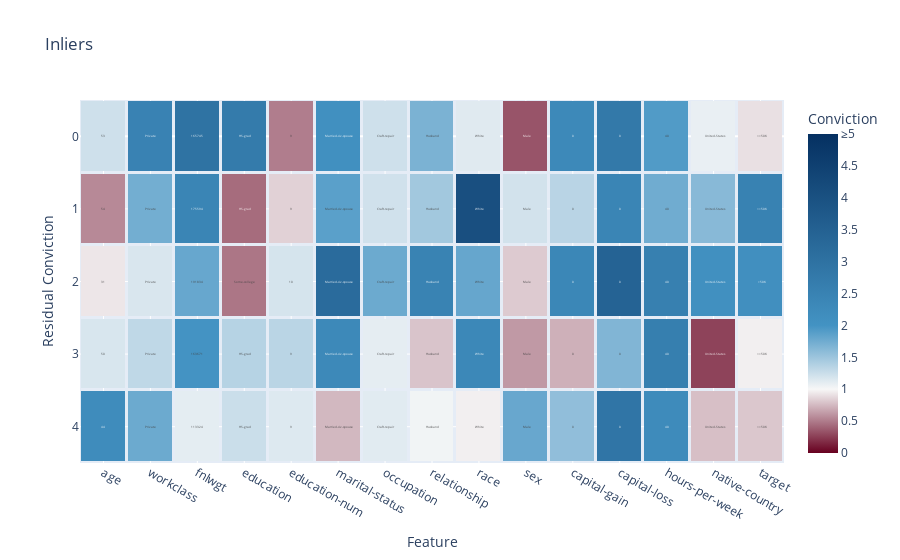

Notebook code for this chart:
### Code cell
plot_anomalies(inliers, local_case_feature_residual_convictions, title="Inliers", yaxis_title="Residual Conviction")

### Figure 1 — Plotly figure (JSON) as saved in the notebook; plotly's stock layout.template omitted (floating-point values rounded to 4 significant figures)
{"data": [{"coloraxis": "coloraxis", "hovertemplate": "Conviction=%{z}", "name": "Outliers", "text": [["53", " Private", "165745", " HS-grad", "9", " Married-civ-spouse", " Craft-repair", " Husband", " White", " Male", "0", "0", "40", " United-States", " <=50K", "0.1360946065010191", "402", "36928b23-3855-42d6-abc1-9c449c4bca6f", "0.6637122466988915", "inlier"], ["54", " Private", "175594", " HS-grad", "9", " Married-civ-spouse", " Craft-repair", " Husband", " White", " Male", "0", "0", "40", " United-States", " <=50K", "0.14610568077992456", "74", "36928b23-3855-42d6-abc1-9c449c4bca6f", "0.7126932795114819", "inlier"], ["31", " Private", "191834", " Some-college", "10", " Married-civ-spouse", " Craft-repair", " Husband", " White", " Male", "0", "0", "40", " United-States", " >50K", "0.1569518653805477", "365", "36928b23-3855-42d6-abc1-9c449c4bca6f", "0.8038431393700477", "inlier"], ["50", " Private", "163671", " HS-grad", "9", " Married-civ-spouse", " Craft-repair", " Husband", " White", " Male", "0", "0", "40", " United-States", " <=50K", "0.16043509626969227", "127", "36928b23-3855-42d6-abc1-9c449c4bca6f", "0.7728695186668315", "inlier"], ["44", " Private", "113324", " HS-grad", "9", " Married-civ-spouse", " Craft-repair", " Husband", " White", " Male", "0", "0", "40", " United-States", " <=50K", "0.17386504641183576", "353", "36928b23-3855-42d6-abc1-9c449c4bca6f", "0.8350413274946509", "inlier"]], "texttemplate": "%{text}", "type": "heatmap", "x": ["age", "workclass", "fnlwgt", "education", "education-num", "marital-status", "occupation", "relationship", "race", "sex", "capital-gain", "capital-loss", "hours-per-week", "native-country", "target"], "xgap": 3, "y": [0, 1, 2, 3, 4], "ygap": 3, "z": [[1.226, 2.503, 2.966, 2.732, 0.5078, 2.082, 1.228, 1.686, 1.126, 0.3418, 2.314, 2.784, 1.923, 1.079, 0.9053], [0.555, 1.735, 2.419, 0.4354, 0.8474, 1.87, 1.216, 1.473, 4.054, 1.205, 1.347, 2.421, 1.752, 1.618, 2.52], [0.9293, 1.166, 1.798, 0.4771, 1.191, 3.198, 1.771, 2.482, 1.805, 0.8182, 2.371, 3.442, 2.573, 2.081, 2.118], [1.173, 1.31, 1.995, 1.359, 1.34, 2.314, 1.101, 0.794, 2.326, 0.6199, 0.7136, 1.657, 2.613, 0.2729, 0.9676], [2.208, 1.773, 1.105, 1.251, 1.142, 0.7453, 1.125, 1.033, 0.9668, 1.796, 1.566, 2.901, 2.237, 0.7751, 0.8065]]}], "layout": {"coloraxis": {"cmax": 5, "cmin": 0, "colorbar": {"ticktext": ["0", "0.5", "1", "1.5", "2", "2.5", "3", "3.5", "4", "4.5", "≥5"], "tickvals": [0, 0.5, 1, 1.5, 2, 2.5, 3, 3.5, 4, 4.5, 5], "title": {"text": "Conviction"}}, "colorscale": [[0, "rgb(103,0,31)"], [0.2, "rgb(247, 247, 247)"], [0.4, "rgb(67,147,195)"], [1, "rgb(5,48,97)"]]}, "title": {"text": "Inliers"}, "xaxis": {"anchor": "y", "domain": [0, 1], "title": {"text": "Feature"}}, "yaxis": {"anchor": "x", "autorange": "reversed", "domain": [0, 1], "title": {"text": "Residual Conviction"}}}}
